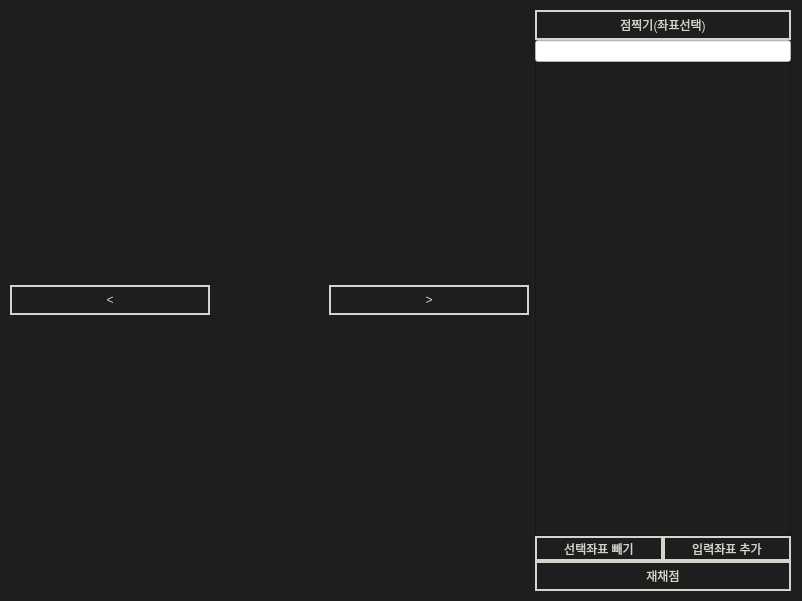
<?xml version="1.0" encoding="UTF-8"?>
<ui version="4.0">
 <class>Form</class>
 <widget class="QWidget" name="Form">
  <property name="geometry">
   <rect>
    <x>0</x>
    <y>0</y>
    <width>802</width>
    <height>601</height>
   </rect>
  </property>
  <property name="windowTitle">
   <string>Form</string>
  </property>
  <property name="styleSheet">
   <string notr="true">background-color:rgb(30, 30, 30)</string>
  </property>
  <widget class="QWidget" name="horizontalLayoutWidget">
   <property name="geometry">
    <rect>
     <x>10</x>
     <y>10</y>
     <width>781</width>
     <height>581</height>
    </rect>
   </property>
   <layout class="QHBoxLayout" name="HBlayout" stretch="2,0">
    <property name="sizeConstraint">
     <enum>QLayout::SetMaximumSize</enum>
    </property>
    <item>
     <layout class="QVBoxLayout" name="verticalLayout_32" stretch="2,0">
      <property name="spacing">
       <number>0</number>
      </property>
      <item>
       <layout class="QVBoxLayout" name="verticalLayout_3"/>
      </item>
      <item>
       <layout class="QHBoxLayout" name="horizontalLayout_2">
        <item>
         <widget class="QToolButton" name="prevBtn">
          <property name="sizePolicy">
           <sizepolicy hsizetype="Minimum" vsizetype="Fixed">
            <horstretch>0</horstretch>
            <verstretch>0</verstretch>
           </sizepolicy>
          </property>
          <property name="minimumSize">
           <size>
            <width>200</width>
            <height>30</height>
           </size>
          </property>
          <property name="styleSheet">
           <string notr="true">color: rgb(212, 212, 202);
background-color: rgb(30, 30, 30);
border: 2px solid rgb(212, 212, 202);</string>
          </property>
          <property name="text">
           <string>&lt;</string>
          </property>
         </widget>
        </item>
        <item>
         <widget class="QLabel" name="Page">
          <property name="styleSheet">
           <string notr="true">color: rgb(212, 212, 202);
</string>
          </property>
          <property name="text">
           <string/>
          </property>
          <property name="alignment">
           <set>Qt::AlignCenter</set>
          </property>
         </widget>
        </item>
        <item>
         <widget class="QToolButton" name="nextBtn">
          <property name="sizePolicy">
           <sizepolicy hsizetype="Minimum" vsizetype="Fixed">
            <horstretch>0</horstretch>
            <verstretch>0</verstretch>
           </sizepolicy>
          </property>
          <property name="minimumSize">
           <size>
            <width>200</width>
            <height>30</height>
           </size>
          </property>
          <property name="styleSheet">
           <string notr="true">color: rgb(212, 212, 202);
background-color: rgb(30, 30, 30);
border: 2px solid rgb(212, 212, 202);</string>
          </property>
          <property name="text">
           <string>&gt;</string>
          </property>
         </widget>
        </item>
       </layout>
      </item>
     </layout>
    </item>
    <item>
     <layout class="QVBoxLayout" name="VBlayout" stretch="1,6">
      <property name="spacing">
       <number>0</number>
      </property>
      <property name="sizeConstraint">
       <enum>QLayout::SetMaximumSize</enum>
      </property>
      <item>
       <layout class="QVBoxLayout" name="verticalLayout_5">
        <item>
         <widget class="QToolButton" name="btnPixInfo">
          <property name="sizePolicy">
           <sizepolicy hsizetype="Minimum" vsizetype="Fixed">
            <horstretch>0</horstretch>
            <verstretch>0</verstretch>
           </sizepolicy>
          </property>
          <property name="minimumSize">
           <size>
            <width>0</width>
            <height>30</height>
           </size>
          </property>
          <property name="styleSheet">
           <string notr="true">color: rgb(212, 212, 202);
background-color: rgb(30, 30, 30);
border: 2px solid rgb(212, 212, 202);</string>
          </property>
          <property name="text">
           <string>점찍기(좌표선택)</string>
          </property>
         </widget>
        </item>
        <item>
         <widget class="QLineEdit" name="editPixInfo">
          <property name="sizePolicy">
           <sizepolicy hsizetype="Minimum" vsizetype="Fixed">
            <horstretch>0</horstretch>
            <verstretch>0</verstretch>
           </sizepolicy>
          </property>
          <property name="styleSheet">
           <string notr="true">
background-color:white;
</string>
          </property>
          <property name="text">
           <string/>
          </property>
         </widget>
        </item>
        <item>
         <widget class="QListWidget" name="pointList">
          <property name="sizePolicy">
           <sizepolicy hsizetype="Minimum" vsizetype="Minimum">
            <horstretch>0</horstretch>
            <verstretch>0</verstretch>
           </sizepolicy>
          </property>
          <property name="styleSheet">
           <string notr="true">QListWidget {
    color : rgb(212,212,202)
}

QListWidget::item:selected {
	color : rgb(30,30,30)
    background-color: rgb(212,212,202);
}</string>
          </property>
         </widget>
        </item>
        <item>
         <layout class="QHBoxLayout" name="horizontalLayout_3">
          <item>
           <widget class="QToolButton" name="subPt">
            <property name="sizePolicy">
             <sizepolicy hsizetype="Minimum" vsizetype="Fixed">
              <horstretch>0</horstretch>
              <verstretch>0</verstretch>
             </sizepolicy>
            </property>
            <property name="minimumSize">
             <size>
              <width>0</width>
              <height>20</height>
             </size>
            </property>
            <property name="styleSheet">
             <string notr="true">color: rgb(212, 212, 202);
background-color: rgb(30, 30, 30);
border: 2px solid rgb(212, 212, 202);</string>
            </property>
            <property name="text">
             <string>선택좌표 빼기</string>
            </property>
           </widget>
          </item>
          <item>
           <widget class="QToolButton" name="addPt">
            <property name="sizePolicy">
             <sizepolicy hsizetype="Minimum" vsizetype="Fixed">
              <horstretch>0</horstretch>
              <verstretch>0</verstretch>
             </sizepolicy>
            </property>
            <property name="minimumSize">
             <size>
              <width>0</width>
              <height>20</height>
             </size>
            </property>
            <property name="styleSheet">
             <string notr="true">color: rgb(212, 212, 202);
background-color: rgb(30, 30, 30);
border: 2px solid rgb(212, 212, 202);</string>
            </property>
            <property name="text">
             <string>입력좌표 추가</string>
            </property>
           </widget>
          </item>
         </layout>
        </item>
       </layout>
      </item>
      <item>
       <layout class="QVBoxLayout" name="verticalLayout_6">
        <item>
         <widget class="QToolButton" name="toolButton">
          <property name="sizePolicy">
           <sizepolicy hsizetype="Minimum" vsizetype="Fixed">
            <horstretch>0</horstretch>
            <verstretch>0</verstretch>
           </sizepolicy>
          </property>
          <property name="minimumSize">
           <size>
            <width>0</width>
            <height>30</height>
           </size>
          </property>
          <property name="styleSheet">
           <string notr="true">color: rgb(212, 212, 202);
background-color: rgb(30, 30, 30);
border: 2px solid rgb(212, 212, 202);</string>
          </property>
          <property name="text">
           <string>재채점</string>
          </property>
         </widget>
        </item>
       </layout>
      </item>
     </layout>
    </item>
   </layout>
  </widget>
 </widget>
 <resources/>
 <connections/>
</ui>
